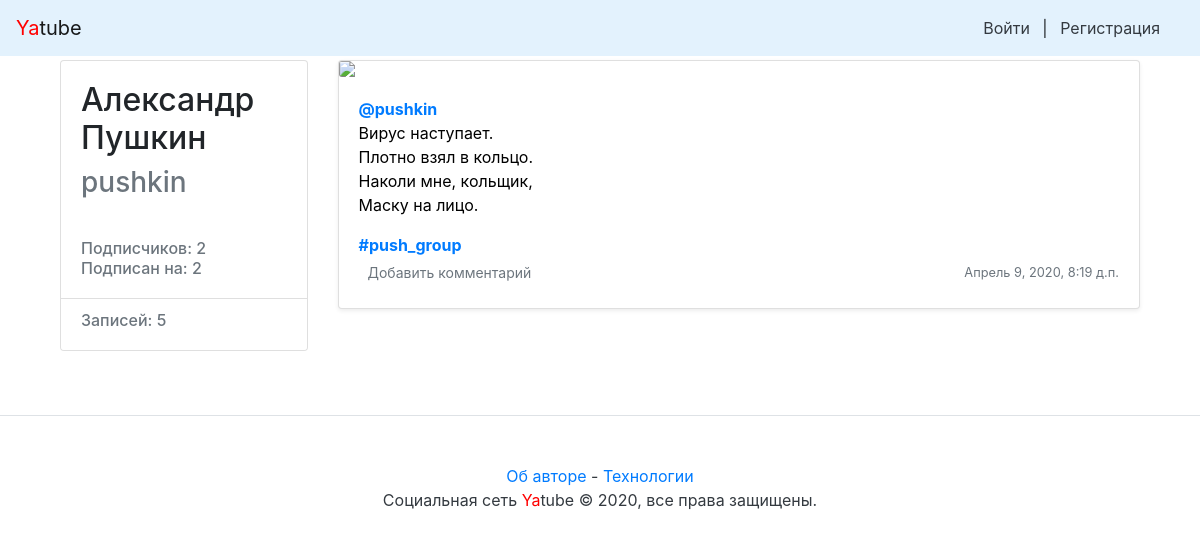
The page /pushkin/53/ on the database as committed earlier.
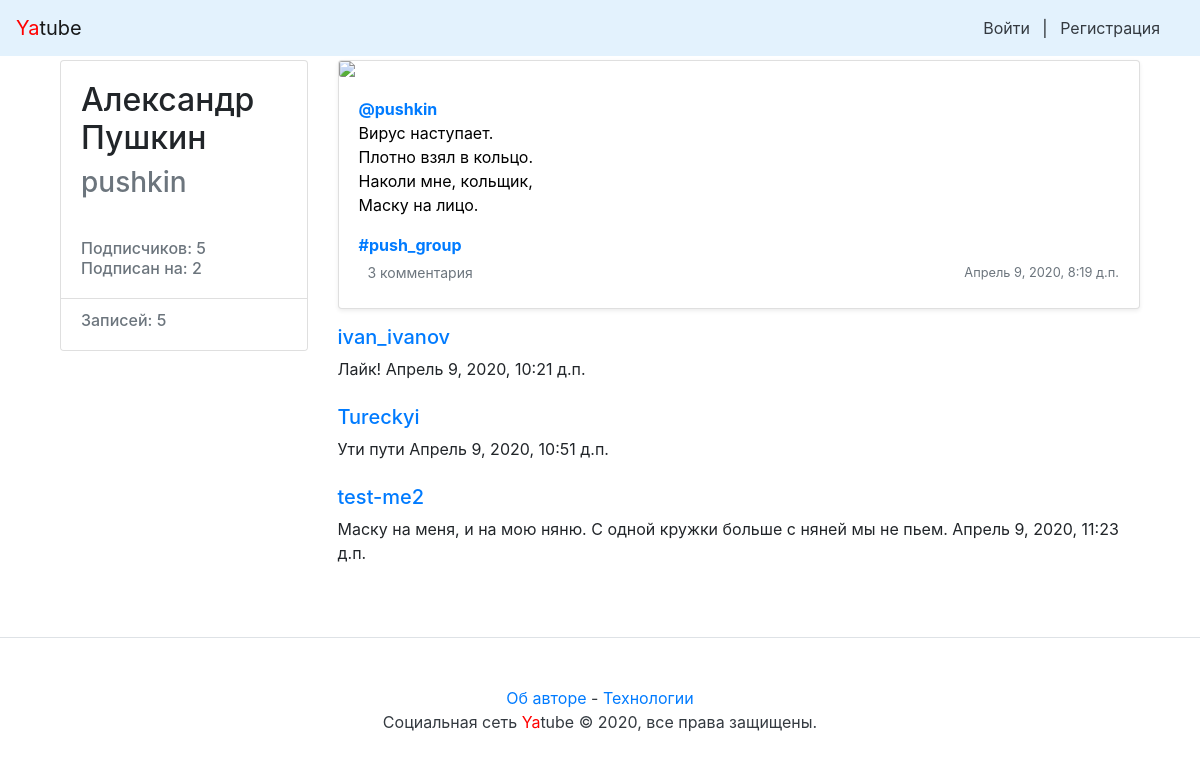
The same page on the database as committed later.
### posts/models.py (models this page shows, shortened)
class Post(models.Model):
    text = models.TextField()
    pub_date = models.DateTimeField("date published", auto_now_add=True)
    author = models.ForeignKey(User, on_delete=models.CASCADE, related_name="post_author")
    group = models.ForeignKey(Group, blank=True, null=True, on_delete=models.CASCADE, related_name="group")
    image = models.ImageField(upload_to='posts/', blank=True, null=True)

class Group(models.Model):
    title = models.CharField(max_length=200)
    slug = models.SlugField(unique=True)
    description = models.TextField()

class Comment(models.Model):
    post = models.ForeignKey(Post, on_delete=models.CASCADE, related_name="comment")
    author = models.ForeignKey(User, on_delete=models.CASCADE, related_name="comment_author")
    text = models.TextField(blank=False, null=False)
    created = models.DateTimeField("comment_date_pub", auto_now_add=True)

### posts/views.py (the view, shortened to what this page needs)
# urls.py: path("<username>/<int:post_id>/", views.post_view, name="post"),
def post_view(request, username, post_id):
    post = get_object_or_404(Post, pk=post_id)
    profile = get_object_or_404(User, username=username)
    items = Comment.objects.filter(post=post_id)
    if post.author != profile:
        return redirect('profile', username)
    post_count = Post.objects.filter(author=profile).count()
    form = CommentForm()
    return render(request, 'post.html', {'post': post, 'form': form, 'profile': profile,
                                         'post_count': post_count, 'items': items,})

### users/templatetags/user_filters.py (called while the page is built)
@register.filter
def rupluralize(value, endings):
    try:
        endings = endings.split(',')
        if value % 100 in (11, 12, 13, 14):
            return endings[2]
        if value % 10 == 1:
            return endings[0]
        if value % 10 in (2, 3, 4):
            return endings[1]
        else:
            return endings[2]
    except:
        raise TemplateSyntaxError

### yatube/context_processors.py (called while the page is built)
def year(request):
    current_year = dt.datetime.today().year
    return {'year': current_year}

### templates/post.html (shortened to what this page needs)
{% extends "base.html" %}
{% block content%}
<main role="main" class="container">
    <div class="row">
        {% include "left_box.html" with post=post %}
        <div class="col-md-9">
            {% include "post_item.html" with post=post %}
            {% include "comments.html" %}
    </div>
</main>
{% endblock%}

### templates/left_box.html (shortened to what this page needs)
<div class="col-md-3 mb-3 mt-1">
    <div class="card">
            <div class="card-body">
                    <div class="h2">
                        {{ profile.get_full_name }}
                    </div>
                    <div class="h3 text-muted">
                        {{ profile }}
                    </div>
            </div>
            <ul class="list-group list-group-flush">
                    <li class="list-group-item">
                            <div class="h6 text-muted">
                            Подписчиков: {{ profile.following.count }} <br />
                            Подписан на: {{ profile.follower.count }}
                            </div>
                    </li>
                    <li class="list-group-item">
                            <div class="h6 text-muted">
                                Записей: {{ post_count }}
                            </div>
                    </li>
            </ul>
    </div>
</div>

### templates/post_item.html (shortened to what this page needs)
{% load user_filters %}
<div class="card mb-3 mt-1 shadow-sm">
    {% load thumbnail %}
    {% thumbnail post.image "960x339" crop="center" upscale=True as im %}
    <img class="card-img" src="{{ im.url }}" />
    {% endthumbnail %}
    <div class="card-body">
            <p class="card-text">
                    <a name="post_{{ post.id }}" href="{% url 'profile' post.author.username %}">
                            <strong class="d-block text-gray-dark">@{{ post.author }}</strong>
                    </a>
                    <a name="post_{{ post.id }}" href="{% url 'post' post.author.username post.id %}" style="text-decoration: none; color:black;">{{ post.text|linebreaksbr }}</a>
            </p>
            {% if post.group %}
            <a class="card-link muted" href="{% url 'group_posts' post.group.slug %}">
                    <strong class="d-block text-gray-dark">#{{ post.group.title }}</strong>
            </a>
            {% endif %}
            <div class="d-flex justify-content-between align-items-center">
                    <div class="btn-group ">
                            <a class="btn btn-sm text-muted" href="{% url 'post' post.author.username post.id %}" role="button">
                                    {% if post.comment.count %}
                                    {{ post.comment.count }} комментари{{ post.comment.count|rupluralize:"й,я,ев" }}
                                    {% else%}
                                    Добавить комментарий
                                    {% endif %}
                            </a>
                    </div>
                    <small class="text-muted">{{ post.pub_date }}</small>
            </div>
    </div>
</div>

### templates/comments.html (shortened to what this page needs)
{% load user_filters %}
{% for item in items %}
<div class="media mb-4">
<div class="media-body">
        <h5 class="mt-0">
        <a href="{% url 'profile' item.author %}" name="comment_{{ item.id }}">{{ item.author }}</a>
        </h5>
        {{ item.text }}
        {{ item.created }}
</div>
</div>
{% endfor %}

Rows that differ between the two databases and show on the page:
shown differently, row unchanged: Post "Вирус наступает. Плотно взял в кольцо. Наколи мне, кольщик, Маску на лицо.": comment.count (not shown) → "3"; comment.count|rupluralize (not shown) → "я"
added Comment: author "ivan_ivanov", text "Лайк!", created "Апрель 9, 2020, 10:21 д.п."
added Comment: author "Tureckyi", text "Ути пути", created "Апрель 9, 2020, 10:51 д.п."
added Comment: author "test-me2", text "Маску на меня, и на мою няню. С одной кружки больше с няней мы не пьем.", created "Апрель 9, 2020, 11:23 д.п."
Other text that changed with them:
{{ profile.following.count }}: "2" → "5"
text no longer shown: "Добавить комментарий"
text now shown: "комментари"
